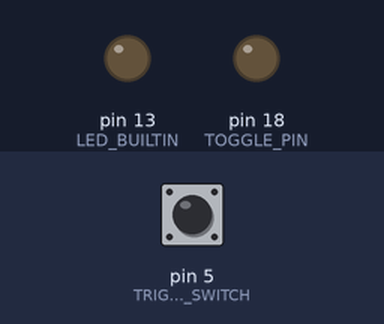
This sketch was run on a simulated Arduino Uno, built with avr-gcc and run on an emulated ATmega328P. Shown: output pins drawn as LEDs (lit = HIGH). Dashed ring = blinking. The test bench sets the inputs (shaded band); at power-on: pin 5 (TRIGGER_SWITCH) HIGH.

Above: at 5.2 s.
5.3 s: pin 5 (TRIGGER_SWITCH) pulled LOW for 3.2 s
At 5.7 s:
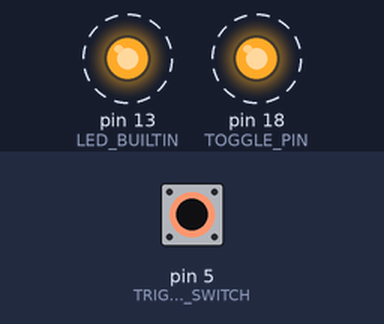
Timing chart, 0 to 10.3 s (numbered marks = the images above; inputs shaded):
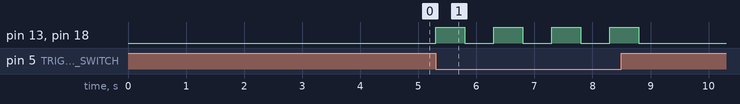

The sketch:

fog_device_trigger.ino
```cpp
/*
# References: https://stackoverflow.com/questions/45320181/adafruit-feather-huzzah-esp8266-pull-up-resistor-using-arduino-ide
# https://learn.adafruit.com/adafruit-feather-32u4-radio-with-rfm69hcw-module/using-with-arduino-ide
# https://www.deviceplus.com/arduino/the-basics-of-arduino-reading-switch-states/
*/

const int TOGGLE_PIN = 18;
const int TRIGGER_SWITCH = 5;

void setup() {
  pinMode(TOGGLE_PIN, OUTPUT);
  pinMode(TRIGGER_SWITCH, INPUT_PULLUP);
  pinMode(LED_BUILTIN, OUTPUT);

  delay(4000);
}

void loop() {

  int trigger_switch_value;

  trigger_switch_value = digitalRead(TRIGGER_SWITCH);


  if (trigger_switch_value == LOW) {
    digitalWrite(LED_BUILTIN, HIGH);
    digitalWrite(TOGGLE_PIN, HIGH);
    delay(500);
    digitalWrite(TOGGLE_PIN, LOW);
    digitalWrite(LED_BUILTIN, LOW);
    delay(500);
  }
}
```

Measured:
- after the input at 5.3 s, pin 13 (LED_BUILTIN), pin 18 (TOGGLE_PIN): alternates HIGH for 0.50 s and LOW for 0.50 s, 8 changes in all, then stays LOW, starting at once
